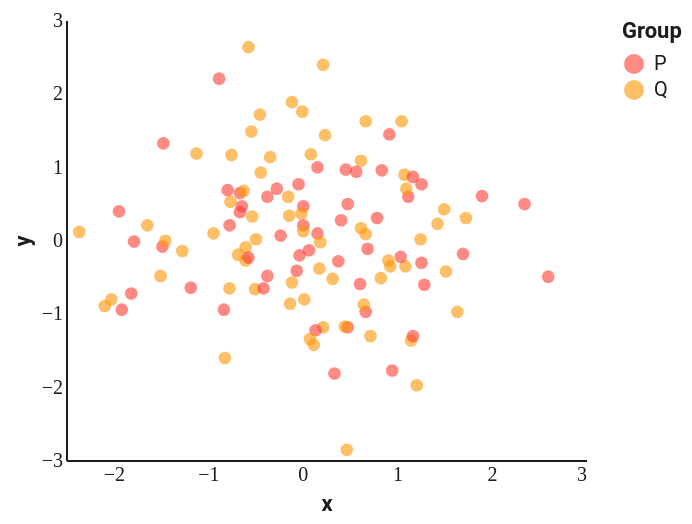

Write a Vega-Lite specification for this figure.
### Vega-Lite specification from a JSON file in a GitHub repository (floating-point values rounded to 4 significant figures)
{"$schema": "https://vega.github.io/schema/vega-lite/v5.json", "width": 260, "height": 220, "config": {"background": "#FFFFFF", "font": "Roboto, Roboto Serif, Roboto Mono, system-ui, sans-serif", "view": {"stroke": null, "cornerRadius": 10}, "axis": {"domain": true, "domainColor": "#1D1D1F", "labelColor": "#1D1D1F", "titleColor": "#1D1D1F", "grid": false, "ticks": false, "labelFont": "Roboto Mono", "titleFont": "Roboto"}, "axisTop": {"domain": false, "domainColor": null, "labels": false, "ticks": false, "title": null}, "axisRight": {"domain": false, "domainColor": null, "labels": false, "ticks": false, "title": null}, "legend": {"titleFont": "Roboto", "labelFont": "Roboto", "labelColor": "#1D1D1F", "titleColor": "#1D1D1F"}, "title": {"font": "Roboto", "fontSize": 14, "color": "#1D1D1F", "subtitleFont": "Roboto", "subtitleColor": "#1D1D1F"}, "range": {"category": ["#FF3B30", "#FF9500", "#FFCC00", "#28CD41", "#79DBDC", "#007AFF", "#AF52DE", "#FF2D55"]}, "bar": {"cornerRadiusEnd": 4}, "line": {"strokeWidth": 2}, "point": {"filled": true, "size": 40}}, "data": {"values": [{"x": 0.72, "y": -1.31, "g": "Q"}, {"x": -0.57, "y": 2.63, "g": "Q"}, {"x": 0.67, "y": -0.98, "g": "P"}, {"x": -1.64, "y": 0.2, "g": "Q"}, {"x": -0.53, "y": 0.32, "g": "Q"}, {"x": 1.26, "y": 0.76, "g": "P"}, {"x": 0.22, "y": -1.19, "g": "Q"}, {"x": -1.12, "y": 1.18, "g": "Q"}, {"x": 1.5, "y": 0.42, "g": "Q"}, {"x": -0.37, "y": -0.49, "g": "P"}, {"x": 1.7, "y": -0.19, "g": "P"}, {"x": -0.76, "y": 0.52, "g": "Q"}, {"x": -0.77, "y": 0.2, "g": "P"}, {"x": -1.47, "y": 1.32, "g": "P"}, {"x": -1.27, "y": -0.15, "g": "Q"}, {"x": 1.09, "y": -0.36, "g": "Q"}, {"x": -0.6, "y": -0.28, "g": "Q"}, {"x": -0.94, "y": 0.09, "g": "Q"}, {"x": 1.25, "y": 0.01, "g": "Q"}, {"x": -0.23, "y": 0.06, "g": "P"}, {"x": -0.83, "y": -0.95, "g": "P"}, {"x": 1.15, "y": -1.37, "g": "Q"}, {"x": 2.35, "y": 0.49, "g": "P"}, {"x": 0.16, "y": 0.09, "g": "P"}, {"x": 0.02, "y": -0.81, "g": "Q"}, {"x": 1.08, "y": 0.89, "g": "Q"}, {"x": -0.15, "y": 0.59, "g": "Q"}, {"x": -0.6, "y": -0.1, "g": "Q"}, {"x": -0.5, "y": -0.67, "g": "Q"}, {"x": -0.49, "y": 0.01, "g": "Q"}, {"x": -0.79, "y": 0.68, "g": "P"}, {"x": -0.04, "y": 0.76, "g": "P"}, {"x": 1.04, "y": -0.23, "g": "P"}, {"x": 0.16, "y": 0.99, "g": "P"}, {"x": -0.11, "y": -0.58, "g": "Q"}, {"x": -0.68, "y": -0.2, "g": "Q"}, {"x": 0.24, "y": 1.43, "g": "Q"}, {"x": -0.82, "y": -1.61, "g": "Q"}, {"x": 0.79, "y": 0.3, "g": "P"}, {"x": 0.61, "y": -0.6, "g": "P"}, {"x": -0.88, "y": 2.2, "g": "P"}, {"x": -0.66, "y": 0.38, "g": "P"}, {"x": -1.81, "y": -0.73, "g": "P"}, {"x": 1.26, "y": -0.31, "g": "P"}, {"x": 0.95, "y": -1.78, "g": "P"}, {"x": -0.66, "y": 0.64, "g": "P"}, {"x": -1.91, "y": -0.95, "g": "P"}, {"x": -2.36, "y": 0.11, "g": "Q"}, {"x": -0.34, "y": 1.13, "g": "Q"}, {"x": -0.77, "y": -0.66, "g": "Q"}, {"x": 0.67, "y": 0.08, "g": "Q"}, {"x": 0.48, "y": -1.19, "g": "P"}, {"x": -0.37, "y": 0.59, "g": "P"}, {"x": 1.21, "y": -1.98, "g": "Q"}, {"x": 1.64, "y": -0.98, "g": "Q"}, {"x": 0.14, "y": -1.23, "g": "P"}, {"x": -0.06, "y": -0.42, "g": "P"}, {"x": 0.62, "y": 1.08, "g": "Q"}, {"x": 0.08, "y": -1.35, "g": "Q"}, {"x": -0.62, "y": 0.67, "g": "Q"}, {"x": 0.22, "y": 2.39, "g": "Q"}, {"x": 0.84, "y": 0.95, "g": "P"}, {"x": -0.44, "y": 0.92, "g": "Q"}, {"x": 1.17, "y": -1.31, "g": "P"}, {"x": -0.75, "y": 1.16, "g": "Q"}, {"x": 1.12, "y": 0.59, "g": "P"}, {"x": 0.91, "y": -0.28, "g": "Q"}, {"x": -2.09, "y": -0.9, "g": "Q"}, {"x": 0.38, "y": -0.29, "g": "P"}, {"x": 0.07, "y": -0.14, "g": "P"}, {"x": 0.41, "y": 0.27, "g": "P"}, {"x": 0.67, "y": 1.62, "g": "Q"}, {"x": 0.57, "y": 0.93, "g": "P"}, {"x": 1.05, "y": 1.62, "g": "Q"}, {"x": 0.83, "y": -0.52, "g": "Q"}, {"x": -1.5, "y": -0.49, "g": "Q"}, {"x": 1.17, "y": 0.86, "g": "P"}, {"x": 1.73, "y": 0.3, "g": "Q"}, {"x": -0.13, "y": -0.87, "g": "Q"}, {"x": -0.14, "y": 0.33, "g": "Q"}, {"x": 2.6, "y": -0.5, "g": "P"}, {"x": -0.0, "y": 1.75, "g": "Q"}, {"x": -0.41, "y": -0.66, "g": "P"}, {"x": -0.27, "y": 0.7, "g": "P"}, {"x": 0.18, "y": -0.39, "g": "Q"}, {"x": 1.1, "y": 0.7, "g": "Q"}, {"x": 0.93, "y": -0.36, "g": "Q"}, {"x": 0.62, "y": 0.16, "g": "Q"}, {"x": 0.01, "y": 0.46, "g": "P"}, {"x": 0.01, "y": 0.2, "g": "P"}, {"x": -0.64, "y": 0.46, "g": "P"}, {"x": -0.03, "y": -0.21, "g": "P"}, {"x": -0.45, "y": 1.71, "g": "Q"}, {"x": -1.94, "y": 0.39, "g": "P"}, {"x": -1.78, "y": -0.02, "g": "P"}, {"x": -1.48, "y": -0.09, "g": "P"}, {"x": 0.47, "y": -2.86, "g": "Q"}, {"x": -0.54, "y": 1.48, "g": "Q"}, {"x": 0.48, "y": 0.49, "g": "P"}, {"x": 0.34, "y": -1.82, "g": "P"}, {"x": 0.46, "y": 0.96, "g": "P"}, {"x": 1.9, "y": 0.6, "g": "P"}, {"x": -0.01, "y": 0.36, "g": "Q"}, {"x": 0.45, "y": -1.18, "g": "Q"}, {"x": 0.65, "y": -0.88, "g": "Q"}, {"x": 0.32, "y": -0.53, "g": "Q"}, {"x": 1.43, "y": 0.22, "g": "Q"}, {"x": 0.19, "y": -0.03, "g": "Q"}, {"x": -1.18, "y": -0.65, "g": "P"}, {"x": -0.11, "y": 1.88, "g": "Q"}, {"x": -0.57, "y": -0.24, "g": "P"}, {"x": 0.01, "y": 0.12, "g": "Q"}, {"x": -1.45, "y": -0.01, "g": "Q"}, {"x": 1.29, "y": -0.61, "g": "P"}, {"x": 0.09, "y": 1.17, "g": "Q"}, {"x": 1.52, "y": -0.43, "g": "Q"}, {"x": -2.02, "y": -0.81, "g": "Q"}, {"x": 0.69, "y": -0.12, "g": "P"}, {"x": 0.12, "y": -1.43, "g": "Q"}, {"x": 0.92, "y": 1.44, "g": "P"}]}, "mark": {"type": "point", "filled": true, "opacity": 0.6}, "encoding": {"x": {"field": "x", "type": "quantitative"}, "y": {"field": "y", "type": "quantitative"}, "color": {"field": "g", "type": "nominal", "legend": {"title": "Group"}}}}
